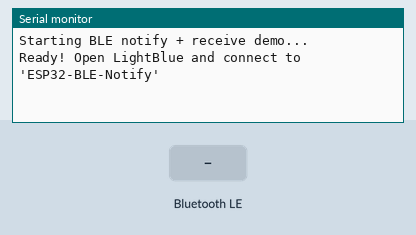
This sketch was run on a simulated ESP32. Parts: the last lines printed to the serial monitor. The test bench sets the inputs (shaded band). Nothing arrives over Bluetooth unless stated; a phone connects over Bluetooth LE 3 s after start.

Above: at 1.2 s.
1.3 s: Bluetooth LE write "1" received
At 2.7 s:
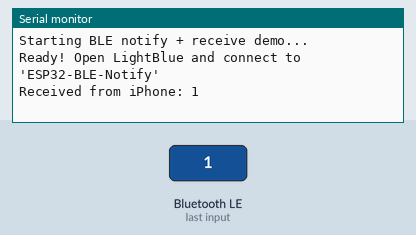
4.3 s: Bluetooth LE write "0" received
At 4.9 s:
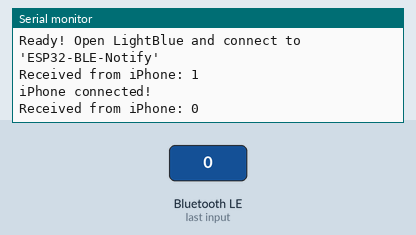
6.5 s: Bluetooth LE write "2" received
At 7.9 s:
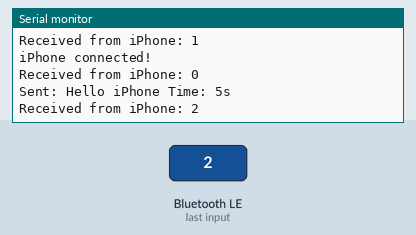

The sketch:

BLE-SendAndRevceive.ino
```cpp
#include <BLEDevice.h>
#include <BLEServer.h>
#include <BLEUtils.h>
#include <BLE2902.h>

#define SERVICE_UUID           "6E400001-B5A3-F393-E0A9-E50E24DCCA9E"
#define CHARACTERISTIC_UUID_TX "6E400003-B5A3-F393-E0A9-E50E24DCCA9E"
#define CHARACTERISTIC_UUID_RX "6E400002-B5A3-F393-E0A9-E50E24DCCA9E"

BLEServer* pServer = NULL;
BLECharacteristic* pTxCharacteristic;
bool deviceConnected = false;
unsigned long lastSend = 0;

// Check IPhone Input Type
class MyCallbacks : public BLECharacteristicCallbacks {
  void onWrite(BLECharacteristic *pCharacteristic) {
    String rxValue = pCharacteristic->getValue().c_str();

    if (rxValue.length() > 0) {
      Serial.print("Received from iPhone: ");
      Serial.println(rxValue);

      // Reply Message
      String reply = "ESP32 got: " + rxValue;
      pTxCharacteristic->setValue(reply.c_str());
      pTxCharacteristic->notify();
    }
  }
};


// BLE connecting
class MyServerCallbacks : public BLEServerCallbacks {
  void onConnect(BLEServer* pServer) {
    deviceConnected = true;
    Serial.println("iPhone connected!");
  }
  void onDisconnect(BLEServer* pServer) {
    deviceConnected = false;
    Serial.println("iPhone disconnected, advertising restarted...");
    BLEDevice::startAdvertising();
  }
};

void setup() {
  Serial.begin(115200);
  Serial.println("Starting BLE notify + receive demo...");

  BLEDevice::init("ESP32-BLE-Notify");
  pServer = BLEDevice::createServer();
  pServer->setCallbacks(new MyServerCallbacks());

  BLEService *pService = pServer->createService(SERVICE_UUID);

  // TX: ESP32 → iPhone
  pTxCharacteristic = pService->createCharacteristic(
                        CHARACTERISTIC_UUID_TX,
                        BLECharacteristic::PROPERTY_NOTIFY
                      );
  pTxCharacteristic->addDescriptor(new BLE2902());

  // RX: iPhone → ESP32
  BLECharacteristic * pRxCharacteristic = pService->createCharacteristic(
                        CHARACTERISTIC_UUID_RX,
                        BLECharacteristic::PROPERTY_WRITE
                      );
  pRxCharacteristic->setCallbacks(new MyCallbacks());
  pRxCharacteristic->addDescriptor(new BLE2902());

  pService->start();

  BLEAdvertising *pAdvertising = BLEDevice::getAdvertising();
  pAdvertising->addServiceUUID(SERVICE_UUID);
  pAdvertising->setScanResponse(true);
  pAdvertising->setMinPreferred(0x06);
  pAdvertising->setMinPreferred(0x12);
  BLEDevice::startAdvertising();

  Serial.println("Ready! Open LightBlue and connect to 'ESP32-BLE-Notify'");
}

void loop() {
  if (deviceConnected && millis() - lastSend > 5000) {
    lastSend = millis();
    String msg = "Hello iPhone Time: " + String(millis() / 1000) + "s";
    pTxCharacteristic->setValue(msg.c_str());
    pTxCharacteristic->notify();
    Serial.println("Sent: " + msg);
  }
}
```

Measured:
- after the input at 1.3 s, the serial monitor: prints a new line at once (image 1)
- after the input at 4.3 s, the serial monitor: prints a new line at once (image 2)
- after the input at 6.5 s, the serial monitor: prints a new line at once (image 3)
